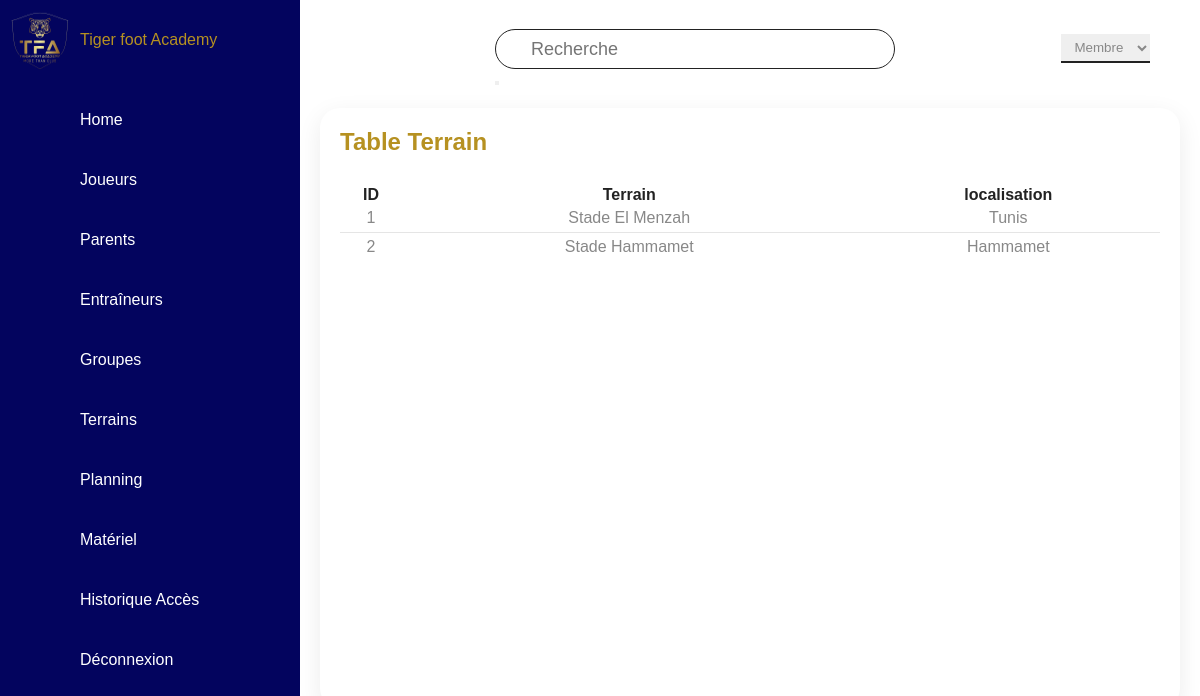
Before: /rechercheTerrain.php (signed in) with the older database file.
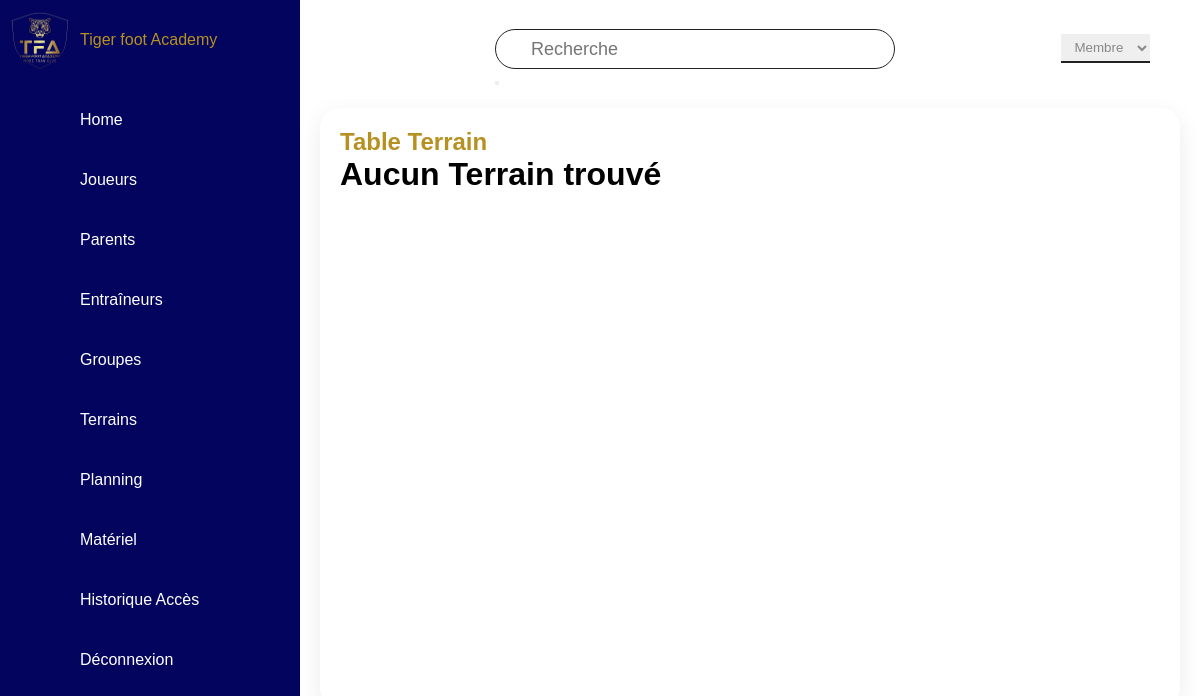
After: the same page with the newer database file.
### tables this page shows
CREATE TABLE Terrain (
    id INT PRIMARY KEY AUTO_INCREMENT,
    nom VARCHAR(255) NOT NULL,
    localisation VARCHAR(255) NOT NULL

);

### rechercheTerrain.php (the view, shortened to what this page needs)
<?php
require_once "connection.php";
$search = "";
$userType = $_SESSION['user']['user_type'];
if ($userType == 'Admin') {
    include "navigation.php";
}else{
    include "navigation2.php";
}
$req = "SELECT * FROM Terrain
        WHERE nom LIKE '%$search%'
        OR localisation LIKE '%$search%'
        OR id LIKE '%$search%'";
$result1 = mysqli_query($con, $req);
$count = mysqli_num_rows($result1);
?>
<!DOCTYPE html>
<html lang="en">
<head>
    <link rel="stylesheet" href="styleDashbord.css">
</head>
<body>
<div class="main">
        <div class="topbar">
            <div class="toggle"><ion-icon name="menu-outline"></ion-icon></div>
            <div class="search">
                <form action="rechercheTerrain.php" method="GET">
                    <input type="text"name="search" placeholder="Recherche">
                    <button type="submit"><ion-icon name="search-outline"></ion-icon></button>
                </form>
            </div>
            <div class="user">
            <div class="userType">
            <?php if ($userType == 'Admin') { ?>
                    <select id="userTypeSelect">
                        <option value="admin">Admin</option>
                        <option value="user">User</option>
                    </select>
                <?php } else { ?>
                    <select id="userTypeSelect">
                        <option value="admin">Membre</option>
                </select>
                <?php } ?>
            </div>
            </div>
        </div>
        <div class="detaille">
            <div class="affichageTable">
                <div class="cardHeader">
                    <h2>Table Terrain</h2>
                </div>
                <?php if ($count > 0) {   ?>
                <table>
                    <thead>
                        <tr>
                            <th>ID</th>
                            <th>Terrain</th>
                            <th>localisation</th>
                        </tr>
                    </thead>
                    <TBody>
                        <?php while($row = mysqli_fetch_assoc($result1)) { ?>
                        <tr>
                            <td align="center"><?php echo $row["id"]; ?></td>
                            <td align="center"><?php echo $row["nom"]; ?></td>
                            <td align="center"><?php echo $row["localisation"]; ?></td>
                        </tr>
                        <?php } ?>
                    </TBody>
                </table>
            </div>
            <?php }
                else {?>
            <div class="jumbotron">
                <h1>Aucun Terrain trouvé</h1>
            </div>
            <?php } ?>
        </div>
    </div>
</body>
</html>

Changed rows visible on the page:
removed terrain: id "1", nom "Stade El Menzah", localisation "Tunis"
removed terrain: id "2", nom "Stade Hammamet", localisation "Hammamet"
Other visible differences:
text no longer shown: "ID Terrain localisation"
text now shown: "Aucun Terrain trouvé"
